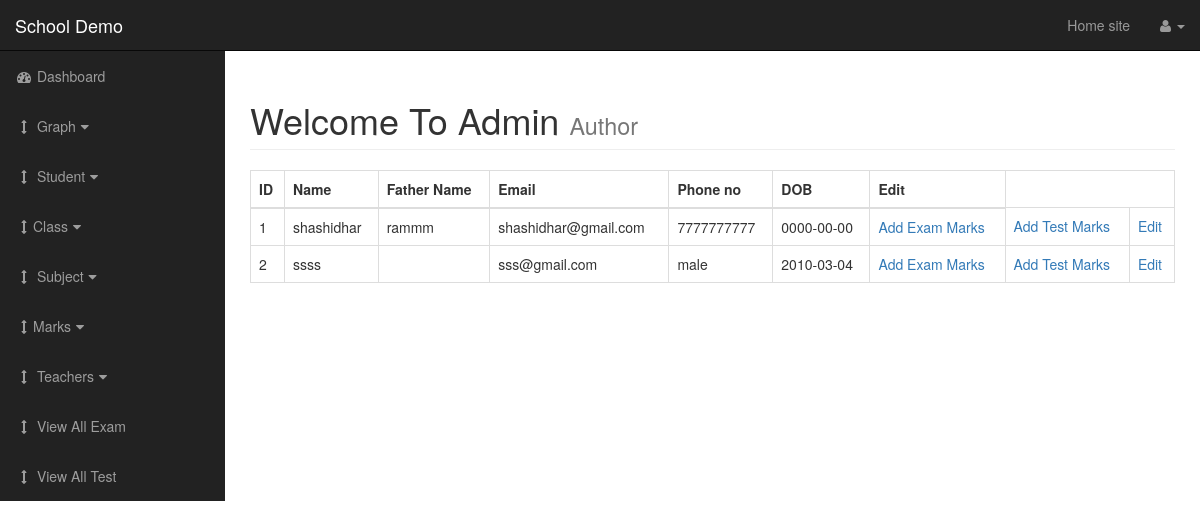
The page /admin/student.php on the database its author committed.
### tables this page shows
CREATE TABLE IF NOT EXISTS `student` (
  `student_id` int(55) NOT NULL AUTO_INCREMENT,
  `student_class_id` int(50) NOT NULL,
  `student_name` varchar(255) NOT NULL,
  `student_email` varchar(255) NOT NULL,
  `student_pass` varchar(255) NOT NULL,
  `student_dob` date NOT NULL,
  `student_ph` varchar(255) NOT NULL,
  `student_f_name` varchar(255) NOT NULL,
  `student_m_name` varchar(255) NOT NULL,
  `student_gender` varchar(255) NOT NULL,
  `student_address` varchar(255) NOT NULL,
  `student_religion` varchar(255) NOT NULL,
  `student_created_date` timestamp NOT NULL DEFAULT CURRENT_TIMESTAMP,
  PRIMARY KEY (`student_id`)
);

### admin/includes/view_all_student.php (the view, shortened to what this page needs)
<table class="table table-bordered table-hover">
    <thead>
        <th>ID</th>
        <th>Name</th>
        <th>Father Name</th>
        <th>Email</th>
        <th>Phone no</th>
        <th>DOB</th>
        <th>Edit</th>
    </thead>
    <tbody>
        <?php
            $query = "select *from student";
            $select_users = mysqli_query($connection,$query);
            while ($row = mysqli_fetch_assoc($select_users)) {
                $student_id = $row['student_id'];
                $student_email = $row['student_email'];
                $student_name = $row['student_name'];
                $student_ph = $row['student_ph'];
                $student_dob = $row['student_dob'];
                $student_f_name = $row['student_f_name'];
                echo "<tr>";
                echo "<td>{$student_id}</td>";
                echo "<td>{$student_name}</td>";
                echo "<td>{$student_f_name}</td>";
                echo "<td>{$student_email}</td>";
                echo "<td>{$student_ph}</td>";
                echo "<td>{$student_dob}</td>";
                echo "<td><a href ='marks.php?source=add_exam_marks&add_exam_marks=$student_id'>Add Exam Marks</a></td>";
                echo "<td><a href ='test.php?source=add_test_marks&add_test_marks=$student_id'>Add Test Marks</a></td>";
                echo "<td><a href ='edit_student.php?stude_id=$student_id'>Edit</a></td>";
                echo "</tr>";
            }
        ?>
    </tbody>
</table>

### admin/css/sb-admin.css (style rules this page uses)
body { margin-top: 100px; }
@media (min-width:768px) { body { margin-top: 50px; } }

### rows shown on the page
student: student_id "1", student_name "shashidhar", student_f_name "rammm", student_email "shashidhar@gmail.com", student_ph "7777777777", student_dob "0000-00-00"
student: student_id "2", student_name "ssss", student_email "sss@gmail.com", student_ph "male", student_dob "2010-03-04"
